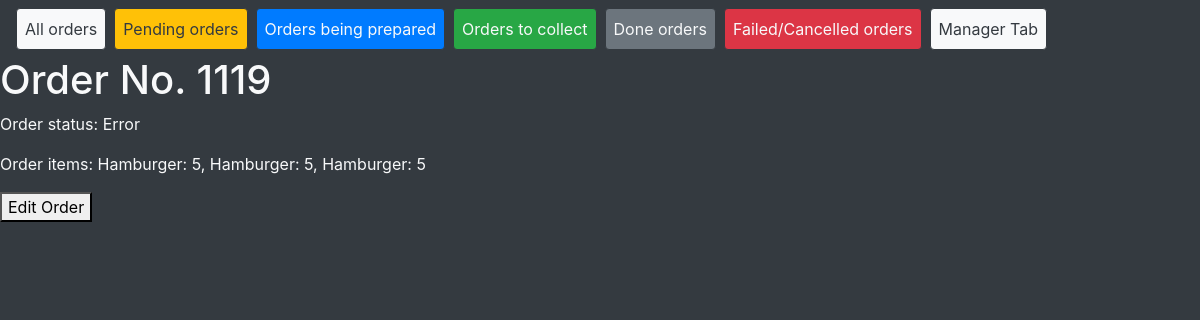
/ordersys/manage_order/1119, run on the app's committed database.
### ordersys/models.py (models this page shows, shortened)
class Order(models.Model):
    ordered_items = models.ManyToManyField(Product, through='ProductAmount')
    date_ordered = models.DateTimeField("Ordered", auto_now=True)
    status = models.CharField(max_length=12, default="Pending")
    cost = models.DecimalField(max_digits=8, decimal_places=2, blank=True)
    def print_ordered_items_products_amounts(self):
        end = ''
        for product_amount in ProductAmount.objects.filter(order=self):
            end += '\n{}: {}, '.format(product_amount.product.name, product_amount.amount)
        return end[:-2]

class ProductAmount(models.Model):
    order = models.ForeignKey(Order, on_delete=models.CASCADE)
    product = models.ForeignKey(Product, on_delete=models.CASCADE)
    amount = models.PositiveIntegerField()

class Product(models.Model):
    name = models.CharField(max_length=32)
    recipe = models.ManyToManyField(Ingredient, through='IngredientAmount')
    cost = models.DecimalField(max_digits=5, decimal_places=2, blank=True)

### ordersys/views/manager_views.py (the view)
# urls.py: path('manage_order/<int:pk>', views.OrderDetailsView.as_view(), name='order_details'),
class OrderDetailsView(generic.DetailView):
    model = Order
    template_name = 'ordersys/manager/order_details.html'

### ordersys/templates/ordersys/manager/order_details.html
{% extends "ordersys/base.html" %}
{% block content %}
    <h1>Order No. {{order.id}}</h1>
    <p>Order status: {{order.status}}</p>
    <p>Order items:{{order.print_ordered_items_products_amounts}}</p>
    <form action="{% url 'ordersys:edit_order' order.id%}" method="get">
        <button type="submit">Edit Order</button>
    </form>
{% endblock %}

### data on the page
Order: id "1119", status "Error", print_ordered_items_products_amounts "Hamburger: 5, Hamburger: 5, Hamburger: 5"
